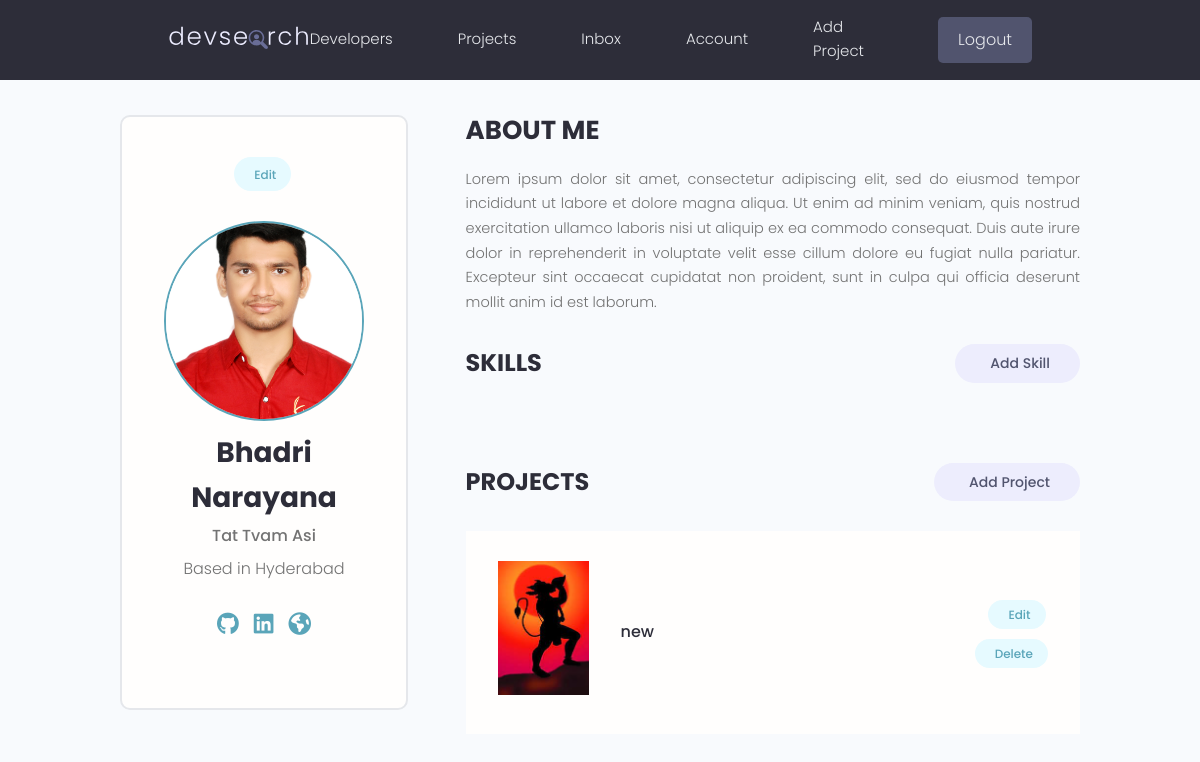
The page /account/ (signed in) on the database as committed earlier.
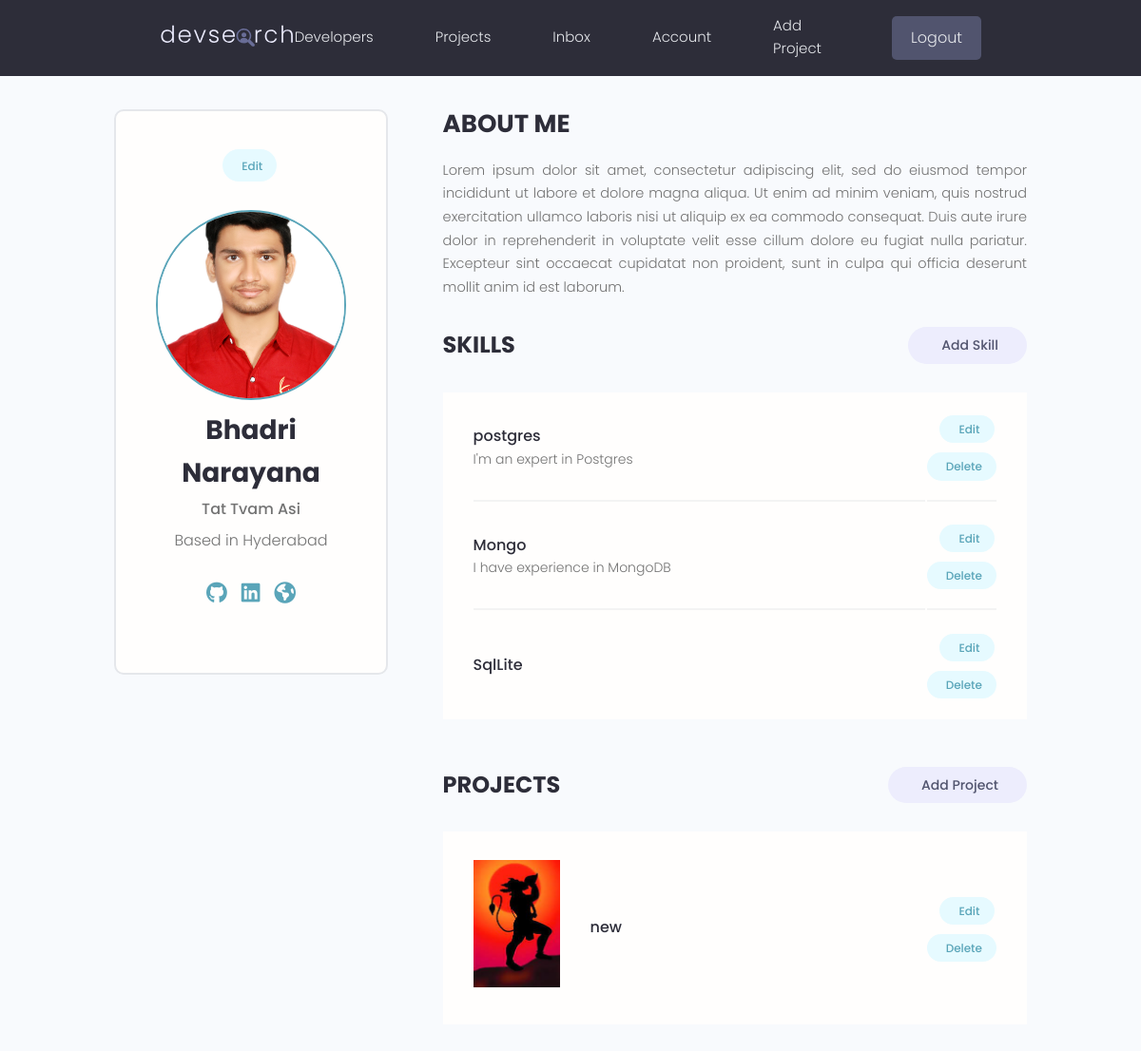
The same page on the database as committed later.
### projects/models.py (models this page shows, shortened)
class Project(models.Model):
    owner = models.ForeignKey(Profile, null = True, blank=True, on_delete=models.SET_NULL)
    title = models.CharField(max_length = 200)
    description = models.TextField(null = True, blank = True)
    demo_link = models.CharField(max_length=2000, null =True, blank = True)
    source_link = models.CharField(max_length=2000, null = True, blank = True)
    featured_image = models.ImageField(null = True, blank = True, default = "default.jpg")
    created = models.DateTimeField(auto_now_add=True)
    tags = models.ManyToManyField('Tag', blank = True)
    votes_total = models.IntegerField(default=0, null = True, blank = True)
    votes_ratio = models.IntegerField(default=0, null = True, blank = True)
    id = models.UUIDField(default=uuid.uuid4, unique=True,primary_key=True, editable=False)

### users/models.py (models this page shows, shortened)
class Skill(models.Model):
    owner = models.ForeignKey(Profile, on_delete=models.CASCADE, null = True, blank = True)
    name = models.CharField(max_length=200, blank= True, null = True)
    description = models.TextField(null = True, blank = True)
    created = models.DateTimeField(auto_now_add=True)
    id = models.UUIDField(default=uuid.uuid4, unique=True,primary_key=True, editable=False)

### users/views.py (the view)
# urls.py: path('account/', views.userAccount, name = 'account'),
@login_required(login_url='login')
def userAccount(request):
    profile = request.user.profile
    skills = profile.skill_set.all()
    projects = profile.project_set.all()
    return render(request, 'users/account.html', {'profile':profile, 'skills':skills, 'projects':projects})

### users/templates/users/account.html (shortened to what this page needs)
{% extends 'main.html' %}
{% block content %}
<main class="settingsPage profile my-md">
    <div class="container">
      <div class="layout">
        <div class="column column--1of3">
          <div class="card text-center">
            <div class="card__body dev">
              <a class="tag tag--pill tag--main settings__btn" href="{% url 'edit-account' %}"> Edit</a>
              <img class="avatar avatar--xl dev__avatar" src="{{profile.profile_image.url}}" />
              <h2 class="dev__name">{{profile.name}}</h2>
              <p class="dev__title">{{profile.short_intro}}</p>
              <p class="dev__location">Based in {{profile.location}}</p>
              <ul class="dev__social">
                {% if profile.social_github %}
                <li>
                    <a title="Github" href="{{profile.social_github}}" target="_blank"></a>
                  </li>
                {% endif %}
                {% if profile.social_linkedin %}
                <li>
                    <a title="LinkedIn" href="{{profile.social_linkedin}}" target="_blank"></a>
                  </li>
                  {% endif %}
                {% if profile.social_website %}
                <li>
                    <a title="Personal Website" href="{{profile.social_website}}" target="_blank"></a>
                  </li>
                  {% endif %}
              </ul>
            </div>
          </div>
        </div>
        <div class="column column--2of3">
          <div class="devInfo">
            <h3 class="devInfo__title">About Me</h3>
            <p class="devInfo__about">{{profile.bio}}</p>
          </div>
          <div class="settings">
            <h3 class="settings__title">Skills</h3>
            <a class="tag tag--pill tag--sub settings__btn tag--lg" href="{% url 'create-skill' %} "> Add Skill</a>
          </div>
          <table class="settings__table">
            {% for skill in skills %}
            <tr>
                <td class="settings__tableInfo">
                  <h4>{{skill.name}}</h4>
                  <p>
                    {{skill.description}}
                  </p>
                </td>
                <td class="settings__tableActions">
                  <a class="tag tag--pill tag--main settings__btn" href="{% url 'update-skill' skill.id %}"> Edit</a>
                  <a class="tag tag--pill tag--main settings__btn" href="#">
                    Delete</a>
                </td>
              </tr>
              {% endfor %}
          </table>
          <div class="settings">
            <h3 class="settings__title">Projects</h3>
            <a class="tag tag--pill tag--sub settings__btn tag--lg" href="{% url 'create-project' %}"> Add Project</a>
          </div>
          <table class="settings__table">
            {% for project in projects %}
            <tr>
                <td class="settings__thumbnail">
                  <a href="{% url 'project' project.id %}"><img src="{{project.featured_image.url}}" alt="Project Thumbnail" /></a>
                </td>
                <td class="settings__tableInfo">
                  <a href="{% url 'project' project.id %}">{{project.title}}</a>
                </td>
                <td class="settings__tableActions">
                  <a class="tag tag--pill tag--main settings__btn" href="{% url 'update-project' project.id %}"> Edit</a>
                  <a class="tag tag--pill tag--main settings__btn" href="{% url 'delete-project' project.id %}">
                    Delete</a>
                </td>
              </tr>
            {% endfor %}
          </table>
        </div>
      </div>
    </div>
  </main>
{% endblock content %}

Rows that differ between the two databases and show on the page:
added Skill: name "postgres", description "I'm an expert in Postgres"
added Skill: name "Mongo", description "I have experience in MongoDB"
added Skill: name "SqlLite"
